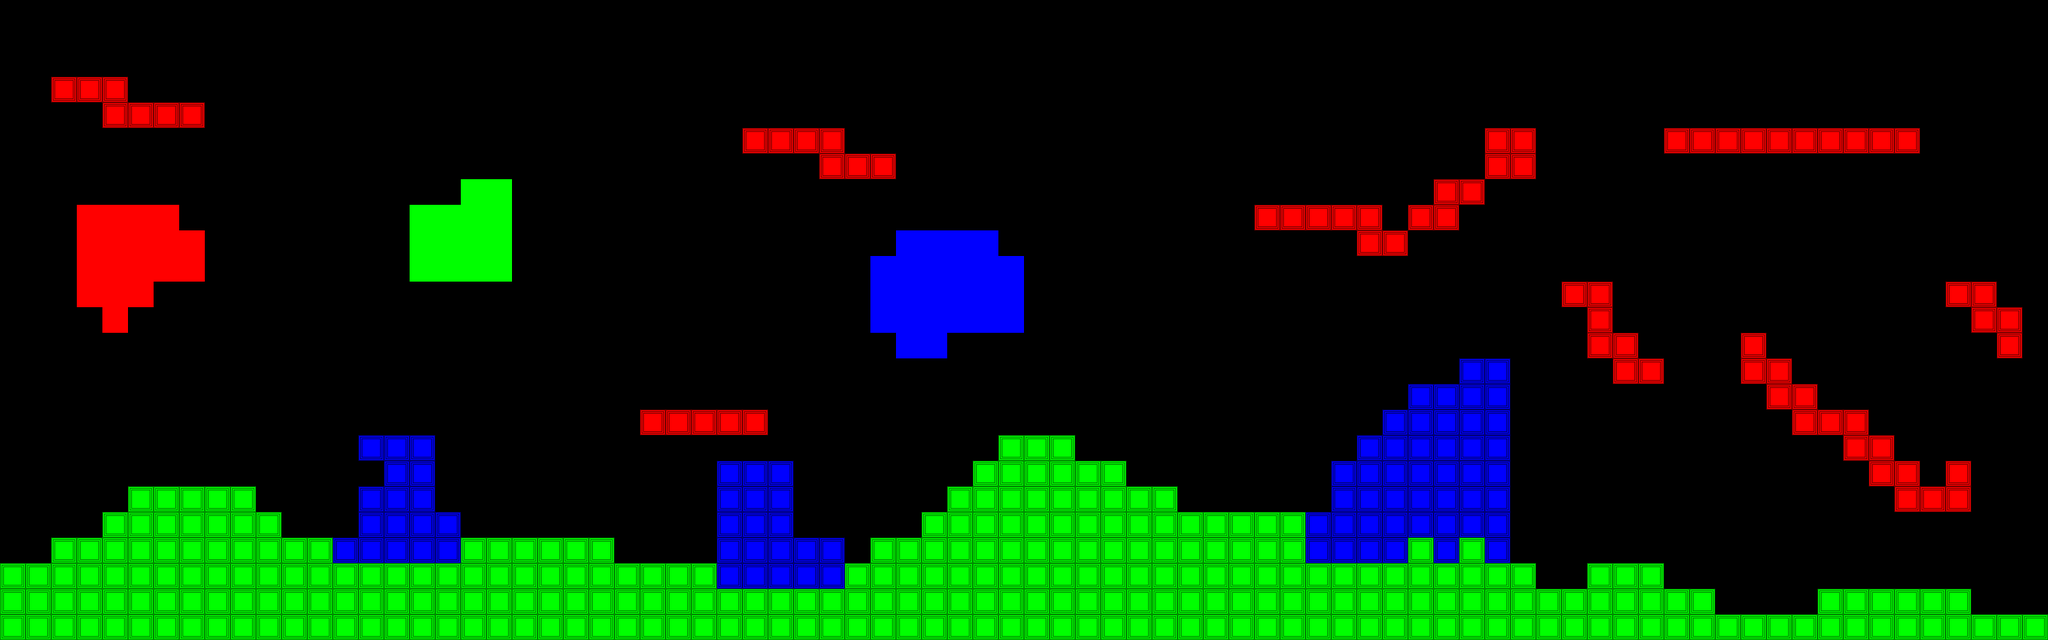

Tiled map render using the project's own tile images. Description and the whole map definition, tile-layer contents included, below:
An orthogonal 80x25 tile map with 32x32 px tiles, 1 tile layer (testLayer).

<map version="1.2" tiledversion="1.2.3" orientation="orthogonal" renderorder="right-down" width="80" height="25" tilewidth="32" tileheight="32" infinite="0" nextlayerid="2" nextobjectid="1">
 <tileset firstgid="1" source="tileset.tsx" />
 <layer id="1" name="testLayer" width="80" height="25">
  <data encoding="csv">
0,0,0,0,0,0,0,0,0,0,0,0,0,0,0,0,0,0,0,0,0,0,0,0,0,0,0,0,0,0,0,0,0,0,0,0,0,0,0,0,0,0,0,0,0,0,0,0,0,0,0,0,0,0,0,0,0,0,0,0,0,0,0,0,0,0,0,0,0,0,0,0,0,0,0,0,0,0,0,0,
0,0,0,0,0,0,0,0,0,0,0,0,0,0,0,0,0,0,0,0,0,0,0,0,0,0,0,0,0,0,0,0,0,0,0,0,0,0,0,0,0,0,0,0,0,0,0,0,0,0,0,0,0,0,0,0,0,0,0,0,0,0,0,0,0,0,0,0,0,0,0,0,0,0,0,0,0,0,0,0,
0,0,0,0,0,0,0,0,0,0,0,0,0,0,0,0,0,0,0,0,0,0,0,0,0,0,0,0,0,0,0,0,0,0,0,0,0,0,0,0,0,0,0,0,0,0,0,0,0,0,0,0,0,0,0,0,0,0,0,0,0,0,0,0,0,0,0,0,0,0,0,0,0,0,0,0,0,0,0,0,
0,0,18,18,18,0,0,0,0,0,0,0,0,0,0,0,0,0,0,0,0,0,0,0,0,0,0,0,0,0,0,0,0,0,0,0,0,0,0,0,0,0,0,0,0,0,0,0,0,0,0,0,0,0,0,0,0,0,0,0,0,0,0,0,0,0,0,0,0,0,0,0,0,0,0,0,0,0,0,0,
0,0,0,0,18,18,18,18,0,0,0,0,0,0,0,0,0,0,0,0,0,0,0,0,0,0,0,0,0,0,0,0,0,0,0,0,0,0,0,0,0,0,0,0,0,0,0,0,0,0,0,0,0,0,0,0,0,0,0,0,0,0,0,0,0,0,0,0,0,0,0,0,0,0,0,0,0,0,0,0,
0,0,0,0,0,0,0,0,0,0,0,0,0,0,0,0,0,0,0,0,0,0,0,0,0,0,0,0,0,18,18,18,18,0,0,0,0,0,0,0,0,0,0,0,0,0,0,0,0,0,0,0,0,0,0,0,0,0,18,18,0,0,0,0,0,18,18,18,18,18,18,18,18,18,18,0,0,0,0,0,
0,0,0,0,0,0,0,0,0,0,0,0,0,0,0,0,0,0,0,0,0,0,0,0,0,0,0,0,0,0,0,0,18,18,18,0,0,0,0,0,0,0,0,0,0,0,0,0,0,0,0,0,0,0,0,0,0,0,18,18,0,0,0,0,0,0,0,0,0,0,0,0,0,0,0,0,0,0,0,0,
0,0,0,0,0,0,0,0,0,0,0,0,0,0,0,0,0,0,2,2,0,0,0,0,0,0,0,0,0,0,0,0,0,0,0,0,0,0,0,0,0,0,0,0,0,0,0,0,0,0,0,0,0,0,0,0,18,18,0,0,0,0,0,0,0,0,0,0,0,0,0,0,0,0,0,0,0,0,0,0,
0,0,0,1,1,1,1,0,0,0,0,0,0,0,0,0,2,2,2,2,0,0,0,0,0,0,0,0,0,0,0,0,0,0,0,0,0,0,0,0,0,0,0,0,0,0,0,0,0,18,18,18,18,18,0,18,18,0,0,0,0,0,0,0,0,0,0,0,0,0,0,0,0,0,0,0,0,0,0,0,
0,0,0,1,1,1,1,1,0,0,0,0,0,0,0,0,2,2,2,2,0,0,0,0,0,0,0,0,0,0,0,0,0,0,0,3,3,3,3,0,0,0,0,0,0,0,0,0,0,0,0,0,0,18,18,0,0,0,0,0,0,0,0,0,0,0,0,0,0,0,0,0,0,0,0,0,0,0,0,0,
0,0,0,1,1,1,1,1,0,0,0,0,0,0,0,0,2,2,2,2,0,0,0,0,0,0,0,0,0,0,0,0,0,0,3,3,3,3,3,3,0,0,0,0,0,0,0,0,0,0,0,0,0,0,0,0,0,0,0,0,0,0,0,0,0,0,0,0,0,0,0,0,0,0,0,0,0,0,0,0,
0,0,0,1,1,1,0,0,0,0,0,0,0,0,0,0,0,0,0,0,0,0,0,0,0,0,0,0,0,0,0,0,0,0,3,3,3,3,3,3,0,0,0,0,0,0,0,0,0,0,0,0,0,0,0,0,0,0,0,0,0,18,18,0,0,0,0,0,0,0,0,0,0,0,0,0,18,18,0,0,
0,0,0,0,1,0,0,0,0,0,0,0,0,0,0,0,0,0,0,0,0,0,0,0,0,0,0,0,0,0,0,0,0,0,3,3,3,3,3,3,0,0,0,0,0,0,0,0,0,0,0,0,0,0,0,0,0,0,0,0,0,0,18,0,0,0,0,0,0,0,0,0,0,0,0,0,0,18,18,0,
0,0,0,0,0,0,0,0,0,0,0,0,0,0,0,0,0,0,0,0,0,0,0,0,0,0,0,0,0,0,0,0,0,0,0,3,3,0,0,0,0,0,0,0,0,0,0,0,0,0,0,0,0,0,0,0,0,0,0,0,0,0,18,18,0,0,0,0,18,0,0,0,0,0,0,0,0,0,18,0,
0,0,0,0,0,0,0,0,0,0,0,0,0,0,0,0,0,0,0,0,0,0,0,0,0,0,0,0,0,0,0,0,0,0,0,0,0,0,0,0,0,0,0,0,0,0,0,0,0,0,0,0,0,0,0,0,0,20,20,0,0,0,0,18,18,0,0,0,18,18,0,0,0,0,0,0,0,0,0,0,
0,0,0,0,0,0,0,0,0,0,0,0,0,0,0,0,0,0,0,0,0,0,0,0,0,0,0,0,0,0,0,0,0,0,0,0,0,0,0,0,0,0,0,0,0,0,0,0,0,0,0,0,0,0,0,20,20,20,20,0,0,0,0,0,0,0,0,0,0,18,18,0,0,0,0,0,0,0,0,0,
0,0,0,0,0,0,0,0,0,0,0,0,0,0,0,0,0,0,0,0,0,0,0,0,0,18,18,18,18,18,0,0,0,0,0,0,0,0,0,0,0,0,0,0,0,0,0,0,0,0,0,0,0,0,20,20,20,20,20,0,0,0,0,0,0,0,0,0,0,0,18,18,18,0,0,0,0,0,0,0,
0,0,0,0,0,0,0,0,0,0,0,0,0,0,20,20,20,0,0,0,0,0,0,0,0,0,0,0,0,0,0,0,0,0,0,0,0,0,0,19,19,19,0,0,0,0,0,0,0,0,0,0,0,20,20,20,20,20,20,0,0,0,0,0,0,0,0,0,0,0,0,0,18,18,0,0,0,0,0,0,
0,0,0,0,0,0,0,0,0,0,0,0,0,0,0,20,20,0,0,0,0,0,0,0,0,0,0,0,20,20,20,0,0,0,0,0,0,0,19,19,19,19,19,19,0,0,0,0,0,0,0,0,20,20,20,20,20,20,20,0,0,0,0,0,0,0,0,0,0,0,0,0,0,18,18,0,18,0,0,0,
0,0,0,0,0,19,19,19,19,19,0,0,0,0,20,20,20,0,0,0,0,0,0,0,0,0,0,0,20,20,20,0,0,0,0,0,0,19,19,19,19,19,19,19,19,19,0,0,0,0,0,0,20,20,20,20,20,20,20,0,0,0,0,0,0,0,0,0,0,0,0,0,0,0,18,18,18,0,0,0,
0,0,0,0,19,19,19,19,19,19,19,0,0,0,20,20,20,20,0,0,0,0,0,0,0,0,0,0,20,20,20,0,0,0,0,0,19,19,19,19,19,19,19,19,19,19,19,19,19,19,19,20,20,20,20,20,20,20,20,0,0,0,0,0,0,0,0,0,0,0,0,0,0,0,0,0,0,0,0,0,
0,0,19,19,19,19,19,19,19,19,19,19,19,20,20,20,20,20,19,19,19,19,19,19,0,0,0,0,20,20,20,20,20,0,19,19,19,19,19,19,19,19,19,19,19,19,19,19,19,19,19,20,20,20,20,19,20,19,20,0,0,0,0,0,0,0,0,0,0,0,0,0,0,0,0,0,0,0,0,0,
19,19,19,19,19,19,19,19,19,19,19,19,19,19,19,19,19,19,19,19,19,19,19,19,19,19,19,19,20,20,20,20,20,19,19,19,19,19,19,19,19,19,19,19,19,19,19,19,19,19,19,19,19,19,19,19,19,19,19,19,0,0,19,19,19,0,0,0,0,0,0,0,0,0,0,0,0,0,0,0,
19,19,19,19,19,19,19,19,19,19,19,19,19,19,19,19,19,19,19,19,19,19,19,19,19,19,19,19,19,19,19,19,19,19,19,19,19,19,19,19,19,19,19,19,19,19,19,19,19,19,19,19,19,19,19,19,19,19,19,19,19,19,19,19,19,19,19,0,0,0,0,19,19,19,19,19,19,0,0,0,
19,19,19,19,19,19,19,19,19,19,19,19,19,19,19,19,19,19,19,19,19,19,19,19,19,19,19,19,19,19,19,19,19,19,19,19,19,19,19,19,19,19,19,19,19,19,19,19,19,19,19,19,19,19,19,19,19,19,19,19,19,19,19,19,19,19,19,19,19,19,19,19,19,19,19,19,19,19,19,19
</data>
 </layer>
</map>